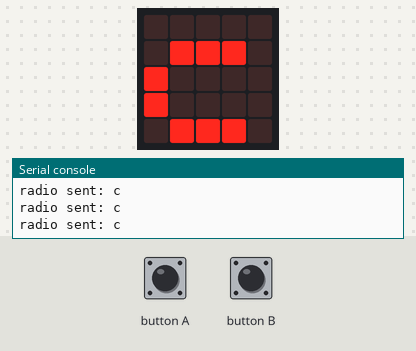
A program run on a simulated BBC micro:bit (MakeCode). Shown: the board's 5×5 LED display, the last lines printed to the serial console. Inputs (shaded band) come from the test bench. No radio messages arrive unless stated (any console line starting 'radio sent:' is added by the test bench).

Above: at 1.2 s.
1.3 s: button B pressed for 0.15 s
At 2.5 s:
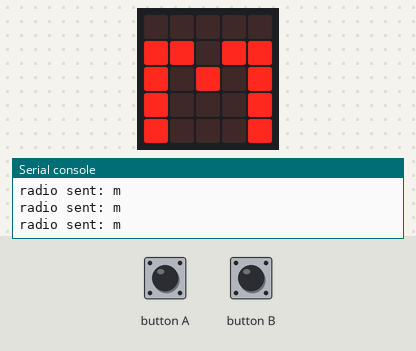
3.2 s: button B pressed for 0.15 s
At 4.0 s:
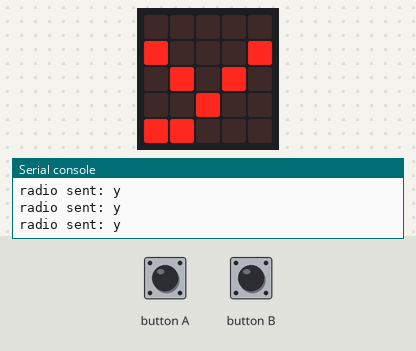
4.9 s: button B pressed for 0.15 s
At 5.6 s:
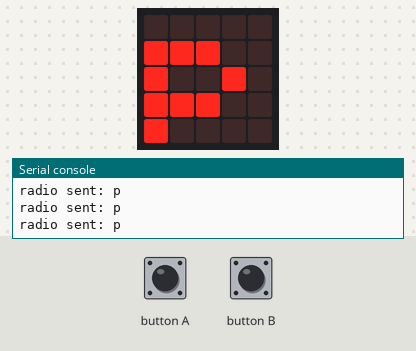
6.7 s: button A pressed for 0.15 s
At 8.4 s:
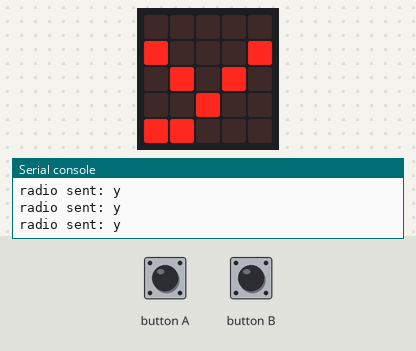
Timing chart, 0 to 9.4 s (numbered marks = the images above; inputs shaded):
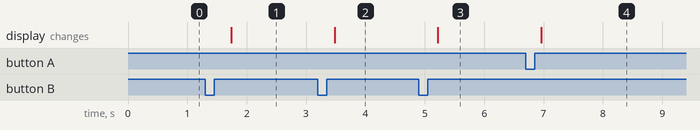

Measured:
- after the input at 1.3 s, the display: changes after 0.44 s (image 1)
- after the input at 3.2 s, the display: changes after 0.28 s (image 2)
- after the input at 4.9 s, the display: changes after 0.32 s (image 3)
- after the input at 6.7 s, the display: changes after 0.26 s (image 4)

The program:

main.ts
```typescript
let team: number = 0
let teams: string[] = ["c", "m", "y", "p"]

radio.setGroup(1)

input.onButtonPressed(Button.A, () => {
    team = Math.max(team - 1, 0)
})

input.onButtonPressed(Button.B, () => {
    team = Math.min(team + 1, teams.length - 1)
})

basic.forever(() => {
    basic.showString(teams[team])
    basic.pause(100)
})

basic.forever(() => {
    radio.sendString(teams[team])
})
```

test.ts
```typescript
// tests go here; this will not be compiled when this package is used as a library
```
